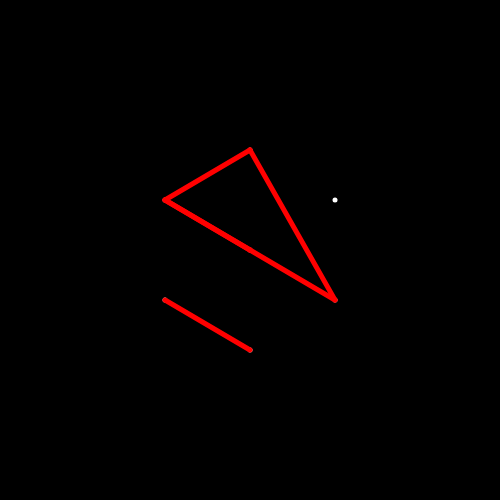
Frame 1 (no input)
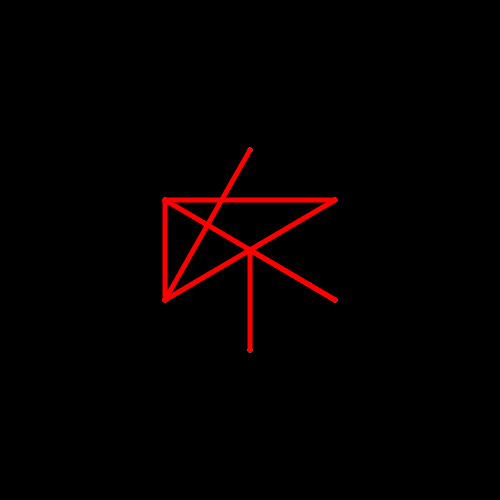
Frame 2 (the mouse pressed at the canvas centre, redrawn once)

The p5.js sketch that drew these frames (run headless with seeded random() and noise() and a simulated clock; the mouse was pressed at the canvas centre and the sketch redrawn once):

// p5.js sketch
// ── sketch.js
//random

//https://p5js.org/reference/p5/createVector/
//createVector is used to create a vector object which holds x and y coordinates
let points = [];
let lineStart = 0;
let lineEnd = 0;

// let otherPoints = [
//   { x: 0, y: 0 },
//   { x: 0, y: -100 },
//   { x: 85, y: 50 },
//   { x: -85, y: 50 },
//   { x: 0, y: 100 },
//   { x: -85, y: -50 },
//   { x: 85, y: -50 },

//   // object literals
//   //name of field
// ];

function setup() {
  createCanvas(500, 500);

  points = [
    createVector(0, 0),
    createVector(0, -100),
    createVector(85, 50),
    createVector(-85, 50),
    createVector(0, 100),
    createVector(-85, -50),
    createVector(85, -50),
  ];
}

function draw() {
  noLoop();

  background(0);
  translate(width / 2, height / 2);
  stroke(255);
  strokeWeight(5);
  for (let i = 0; i < points.length; i++) {
    point(points[i].x, points[i].y);
  }
  stroke(255, 0, 0);
  line(
    points[lineStart].x,
    points[lineStart].y,
    points[lineEnd].x,
    points[lineEnd].y
  );

  let lineAmount = floor(random(1, 9));
  for (let i = 0; i < lineAmount; i++) {
    let start = floor(random(points.length));
    let end = floor(random(points.length));
    line(points[start].x, points[start].y, points[end].x, points[end].y);
  }
}

function mousePressed() {
  lineStart = floor(random(points.length));
  //floor function will round down the number
  //to whatever the lower whole number is
  lineEnd = floor(random(points.length));
}
